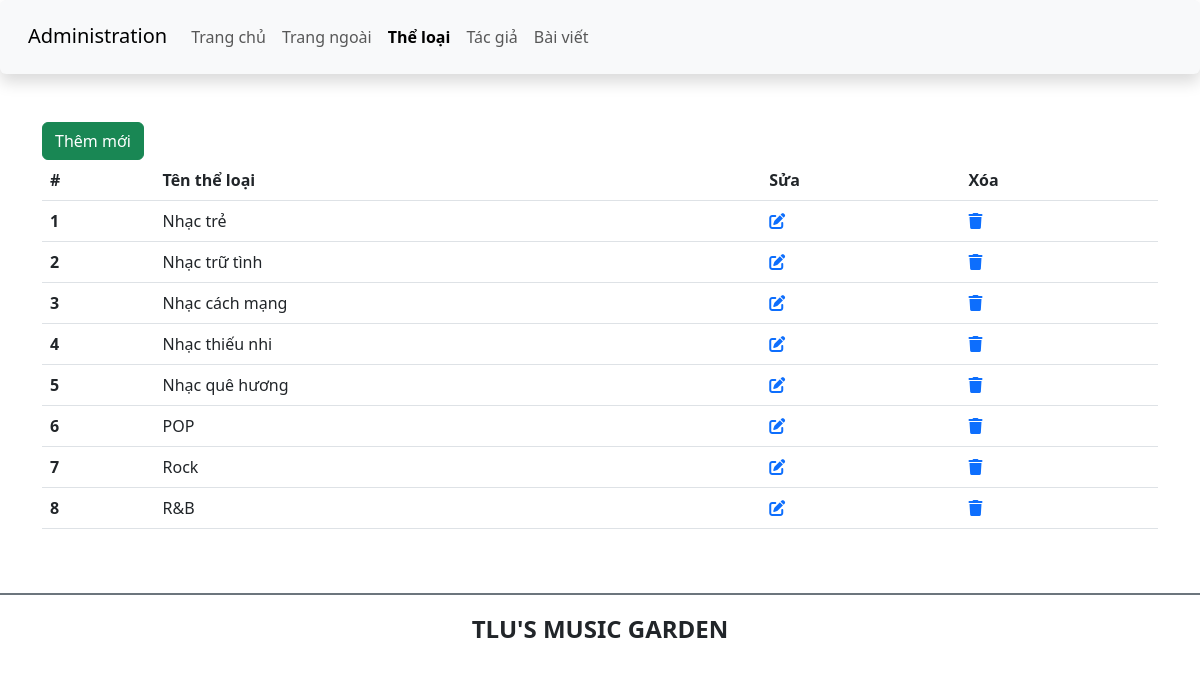
The page /admin/category/category.php on the database as committed earlier.
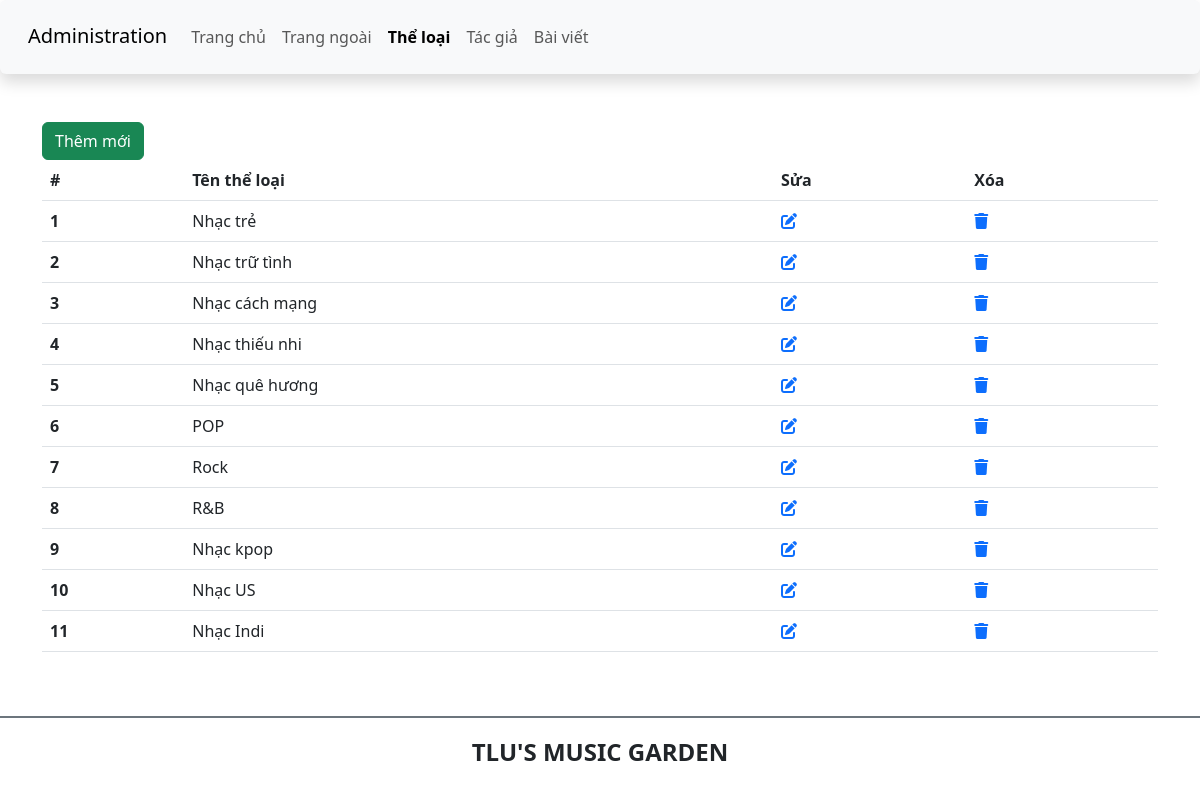
The same page on the database as committed later.
### tables this page shows
CREATE TABLE `theloai` (
  `ma_tloai` int(10) UNSIGNED NOT NULL,
  `ten_tloai` varchar(50) NOT NULL,
  `SLBaiViet` int(11) DEFAULT 0
);

### admin/category/category.php (the view, shortened to what this page needs)
<!DOCTYPE html>
<html lang="en">
<head>
    <link href="https://cdn.jsdelivr.net/npm/bootstrap@5.3.0-alpha1/dist/css/bootstrap.min.css" rel="stylesheet">
    <link rel="stylesheet" href="https://cdnjs.cloudflare.com/ajax/libs/font-awesome/6.3.0/css/all.min.css" />
    <link rel="stylesheet" href="css/style_login.css">
</head>
<body>
    <header>
        <nav class="navbar navbar-expand-lg bg-body-tertiary shadow p-3 bg-white rounded">
            <div class="container-fluid">
                <div class="h3">
                    <a class="navbar-brand" href="#">Administration</a>
                </div>
                <div class="collapse navbar-collapse" id="navbarSupportedContent">
                <ul class="navbar-nav me-auto mb-2 mb-lg-0">
                    <li class="nav-item">
                        <a class="nav-link" aria-current="page" href="./">Trang chủ</a>
                    </li>
                    <li class="nav-item">
                        <a class="nav-link" href="../index.php">Trang ngoài</a>
                    </li>
                    <li class="nav-item">
                        <a class="nav-link active fw-bold" href="category.php">Thể loại</a>
                    </li>
                    <li class="nav-item">
                        <a class="nav-link" href="author.php">Tác giả</a>
                    </li>
                    <li class="nav-item">
                        <a class="nav-link" href="article.php">Bài viết</a>
                    </li>
                </ul>
                </div>
            </div>
        </nav>
    </header>
    <main class="container mt-5 mb-5">
        <div class="row">
            <div class="col-sm">
                <a href="add_category.php" class="btn btn-success">Thêm mới</a>
                <table class="table">
                    <thead>
                        <tr>
                            <th scope="col">#</th>
                            <th scope="col">Tên thể loại</th>
                            <th>Sửa</th>
                            <th>Xóa</th>
                        </tr>
                    </thead>
                    <tbody>
                    <?php
                        include "D:\Study\TLU\Năm ba_Kì 5\Công nghệ web\TH1\btth01_template\btth01\CSE485_2023\db.php";
                        $sql = "SELECT ma_tloai, ten_tloai FROM theloai";
                        $result = $conn->query($sql);
                        if ($result->num_rows > 0) {
                            while ($row = $result->fetch_assoc()) {
                                echo "<tr>";
                                echo "<th>" . $row['ma_tloai'] . "</th>";
                                echo "<td>" . $row['ten_tloai'] . "</td>";
                                echo "<td><a href='edit_category.php?id=" . $row['ma_tloai'] . "'><i class='fas fa-edit'></i></a></td>";
                                echo "<td><a href='delete_category.php?id=" . $row['ma_tloai'] . "'><i class='fas fa-trash'></i></a></td>";
                                echo "</tr>";
                            }
                        }
                        ?>
                    </tbody>
                </table>
            </div>
        </div>
    </main>
    <footer class="bg-white d-flex justify-content-center align-items-center border-top border-secondary  border-2" style="height:80px">
        <h4 class="text-center text-uppercase fw-bold">TLU's music garden</h4>
    </footer>
</body>
</html>

Rows that differ between the two databases and show on the page:
added theloai: ma_tloai "9", ten_tloai "Nhạc kpop"
added theloai: ma_tloai "10", ten_tloai "Nhạc US"
added theloai: ma_tloai "11", ten_tloai "Nhạc Indi"
